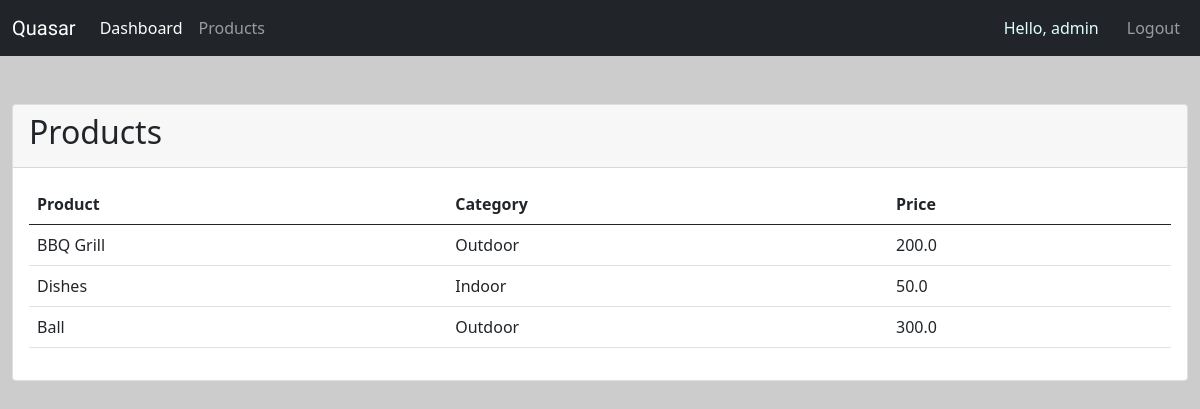
Screenshot of /products/ (signed in) with the database file from the repository.
### accounts/models.py (models this page shows, shortened)
class Product(models.Model):
    CATEGORY = (
        ('Indoor', 'Indoor'),
        ('Outdoor', 'Outdoor'),
    )
    name = models.CharField(max_length=200, null=True)
    price = models.FloatField(null=True)
    category = models.CharField(max_length=200, null=True, choices=CATEGORY)
    description= models.CharField(max_length=200, null=True, blank=True)
    date_created= models.DateTimeField(auto_now_add=True, null=True)
    tag = models.ManyToManyField(Tag)

### accounts/decorators.py (the view)
        def wrapper_func(request, *args, **kwargs):
            group = None
            if request.user.groups.exists():
                group = request.user.groups.all()[0].name
            if group in allowed_roles:
                return view_func(request, *args, **kwargs)
            else:
                return HttpResponse('You are not authorized to view this page')

### accounts/views.py (called while the page is built)
@login_required(login_url='accounts:login')
@allowed_users(allowed_roles=['admin'])
def products(request):
    products = Product.objects.all()
    return render(request, 'accounts/products.html', {'products':products})

### accounts/templates/accounts/products.html
{% extends 'accounts/main.html' %}
{% block body %}
<div class="container-fluid">
  <div class="row">
    <div class="col">
      <div class="card">
        <div class="card-header">
          <h2>Products</h2>
        </div>
        <div class="card-body">
        <table class="table">
          <thead>
            <tr>
              <th scope="col">Product</th>
              <th scope="col">Category</th>
              <th scope="col">Price</th>
            </tr>
          </thead>
          <tbody>
              {% for product in products %}
            <tr>
                <td>{{product.name}}</td>
                <td>{{product.category}}</td>
                <td>{{product.price}}</td>
            </tr>
            {% endfor %}
          </tbody>
        </table>
        </div>
      </div>
    </div>
  </div>
</div>
{% endblock %}

### accounts/templates/accounts/navbar.html (shortened to what this page needs)
<nav class="navbar navbar-expand-lg navbar-dark bg-dark">
  <div class="container-fluid">
    <a class="navbar-brand" href="{% url 'accounts:home'%}">Quasar</a>
    <div class="collapse navbar-collapse" id="navbarNav">
      <ul class="navbar-nav">
        {% if request.user.is_staff %}
        <li class="nav-item">
          <a class="nav-link active" href="{% url 'accounts:home' %}">Dashboard</a>
        </li>
        <li class="nav-item">
          <a class="nav-link" href="{% url 'accounts:products' %}">Products</a>
        </li>
        {% else %}
        <li class="nav-item">
          <a class="nav-link" href="{% url 'accounts:account' %}">Settings</a>
        </li>
        {% endif %}
      </ul>
      <ul class="navbar-nav ms-auto">
        <span class="navbar-text" style="color:lightcyan; margin-right:20px">
          Hello, {{request.user}}</span>
        <li class="nav-item">
          <a class="nav-link" href="{% url 'accounts:logout' %}">Logout</a>
        </li>
      </ul>
    </div>
  </div>
</nav>

### static/css/main.css (style rules this page uses)
.navbar-brand { font-family: "Potta One", courier; }
body { background-color: #CCCCCC; background-image: url("https://rismedia.com/wp-content/uploads/2018/12/stock_market_509614932-1080x627.jpg"); background-repeat: no-repeat; background-size: cover; }

### rows the page displays
Product: name "BBQ Grill", category "Outdoor", price "200.0"
Product: name "Dishes", category "Indoor", price "50.0"
Product: name "Ball", category "Outdoor", price "300.0"

### other values shown
{{ request.user }} "admin"
